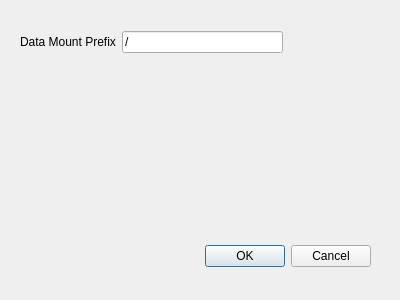
<?xml version="1.0" encoding="UTF-8"?>
<ui version="4.0">
 <class>PreferencesDialog</class>
 <widget class="QDialog" name="PreferencesDialog">
  <property name="geometry">
   <rect>
    <x>0</x>
    <y>0</y>
    <width>400</width>
    <height>300</height>
   </rect>
  </property>
  <property name="windowTitle">
   <string>Preferences</string>
  </property>
  <widget class="QDialogButtonBox" name="buttonBox">
   <property name="geometry">
    <rect>
     <x>30</x>
     <y>240</y>
     <width>341</width>
     <height>32</height>
    </rect>
   </property>
   <property name="orientation">
    <enum>Qt::Horizontal</enum>
   </property>
   <property name="standardButtons">
    <set>QDialogButtonBox::Cancel|QDialogButtonBox::Ok</set>
   </property>
  </widget>
  <widget class="QWidget" name="widget" native="true">
   <property name="geometry">
    <rect>
     <x>20</x>
     <y>20</y>
     <width>263</width>
     <height>45</height>
    </rect>
   </property>
   <layout class="QGridLayout" name="gridLayout">
    <item row="0" column="0">
     <widget class="QLabel" name="label">
      <property name="text">
       <string>Data Mount Prefix</string>
      </property>
     </widget>
    </item>
    <item row="0" column="1">
     <widget class="QLineEdit" name="dataMountPrefixLineEdit">
      <property name="text">
       <string>/</string>
      </property>
     </widget>
    </item>
   </layout>
  </widget>
 </widget>
 <resources/>
 <connections>
  <connection>
   <sender>buttonBox</sender>
   <signal>accepted()</signal>
   <receiver>PreferencesDialog</receiver>
   <slot>accept()</slot>
   <hints>
    <hint type="sourcelabel">
     <x>248</x>
     <y>254</y>
    </hint>
    <hint type="destinationlabel">
     <x>157</x>
     <y>274</y>
    </hint>
   </hints>
  </connection>
  <connection>
   <sender>buttonBox</sender>
   <signal>rejected()</signal>
   <receiver>PreferencesDialog</receiver>
   <slot>reject()</slot>
   <hints>
    <hint type="sourcelabel">
     <x>316</x>
     <y>260</y>
    </hint>
    <hint type="destinationlabel">
     <x>286</x>
     <y>274</y>
    </hint>
   </hints>
  </connection>
 </connections>
</ui>
